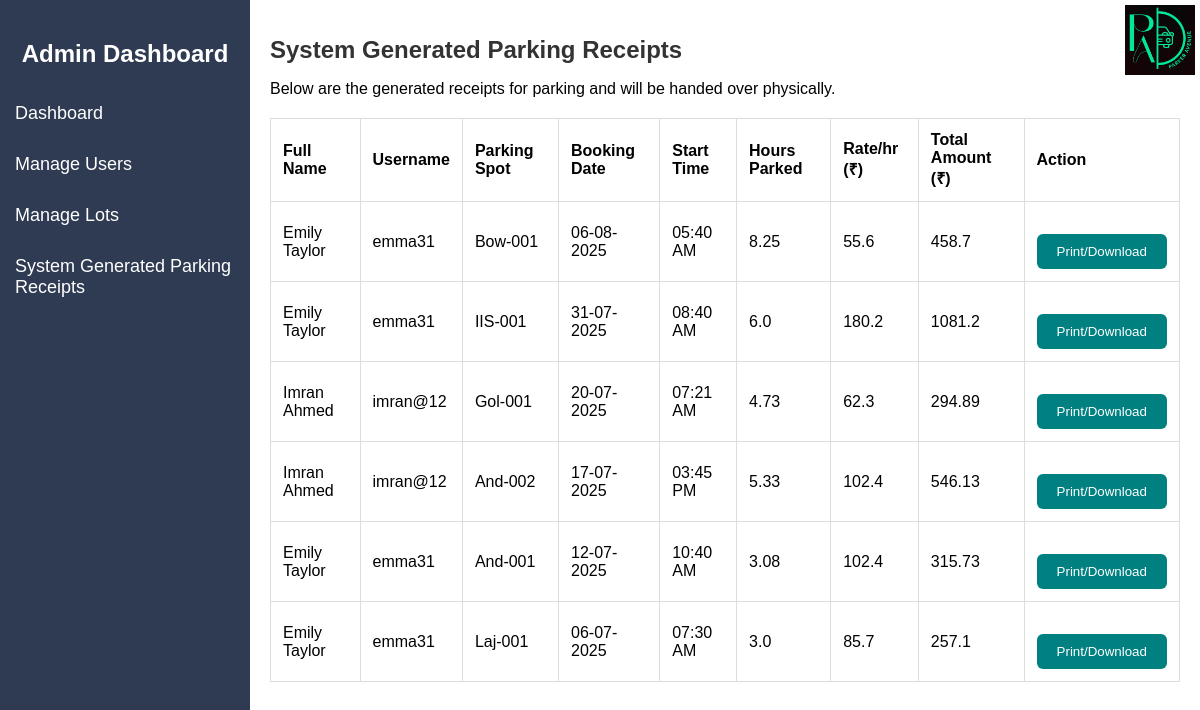
Before: /receipts (signed in) with the older database file.
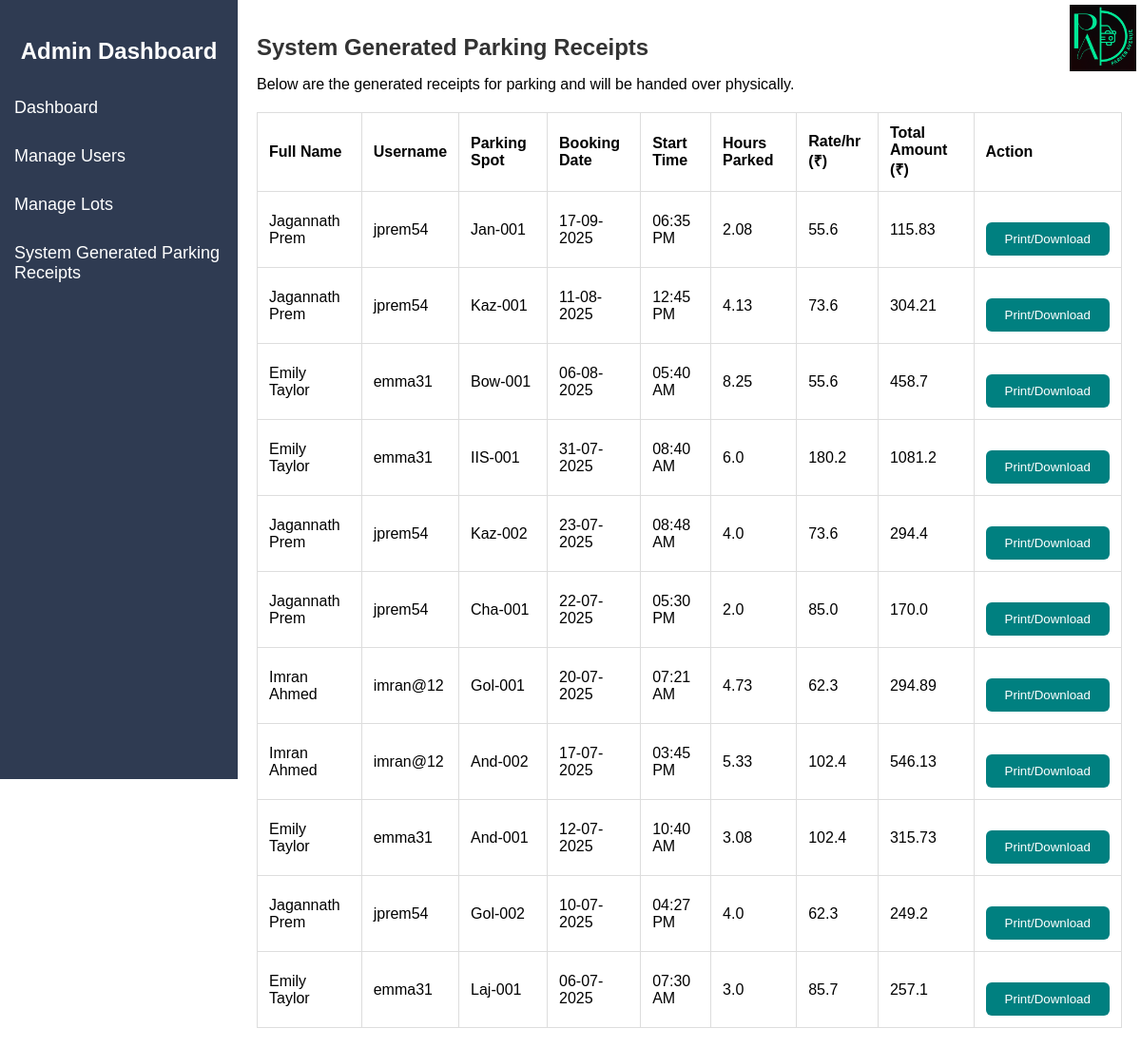
After: the same page with the newer database file.
### models.py (models this page shows, shortened)
class User(db.Model):
    id = db.Column(db.Integer, primary_key=True)
    username = db.Column(db.String(80), unique=True, nullable=False)
    fullname = db.Column(db.String(100), nullable=True)
    email = db.Column(db.String(120), unique=True, nullable=False)
    password = db.Column(db.String(50), nullable=False)
    dob = db.Column(db.Date, nullable=True)
    state = db.Column(db.String(50), nullable=True)
    is_admin = db.Column(db.Boolean, default=False)
    is_banned = db.Column(db.Boolean, default=False)
    reservations = db.relationship('Reservation', backref='user', lazy=True)

class ParkingSpot(db.Model):
    id = db.Column(db.Integer, primary_key=True)
    lot_id = db.Column(db.Integer, db.ForeignKey('parking_lot.id'), nullable=False)
    status = db.Column(db.String(1), default='A')  # A = Available, O = Occupied
    spot_number = db.Column(db.String(10), nullable=False)
    reservation = db.relationship('Reservation', backref='spot', uselist=False)

class Reservation(db.Model):
    id = db.Column(db.Integer, primary_key=True)
    spot_id = db.Column(db.Integer, db.ForeignKey('parking_spot.id'), nullable=False)
    user_id = db.Column(db.Integer, db.ForeignKey('user.id'), nullable=False)
    vehicle_id = db.Column(db.Integer, db.ForeignKey('vehicle.id'), nullable=True)
    parking_timestamp = db.Column(db.DateTime, default=datetime.utcnow)
    leaving_timestamp = db.Column(db.DateTime, nullable=True)
    cost_per_hour = db.Column(db.Float, nullable=False)
    total_cost = db.Column(db.Float, default=0.0)
    status = db.Column(db.String(20), default='Pending')

### app.py (the view)
@app.route('/receipts')
@admin_required
def receipts():
    reservations = Reservation.query.filter(
        Reservation.leaving_timestamp.isnot(None), Reservation.status!="Cancelled"
    ).order_by(Reservation.leaving_timestamp.desc()).all()
    receipts = []
    for r in reservations:
        receipts.append({
            'id': r.id,
            'username': r.user.username,
            'fullname': r.user.fullname,
            'parking_spot': r.spot.spot_number,
            'booking_date': r.parking_timestamp.strftime('%d-%m-%Y'),
            'start_time': r.parking_timestamp.strftime('%I:%M %p'),
            'hours_parked': round((r.leaving_timestamp - r.parking_timestamp).total_seconds() / 3600, 2),
            'rate_per_hour': r.cost_per_hour,
            'total_amount': r.total_cost,
        })
    return render_template('receipt.html', receipts=receipts)

### app.py (called while the page is built)
def admin_required(f):
    @wraps(f)
    def decorated_function(*args, **kwargs):
        if not session.get('admin_logged_in'):
            flash('Admin access required', 'danger')
            return redirect(url_for('admin_login'))
        return f(*args, **kwargs)
    return decorated_function

### templates/receipt.html (shortened to what this page needs)
<!DOCTYPE html>
<html lang="en">
<head>
</head>
<body>
    <div class="sidebar">
        <h2>Admin Dashboard</h2>
        <a href="{{ url_for('admin_dashboard') }}">Dashboard</a>
        <a href="{{ url_for('manage_users') }}">Manage Users</a>
        <a href="{{ url_for('manage_lots') }}">Manage Lots</a>
        <a href="{{ url_for('receipts') }}">System Generated Parking Receipts</a>
    </div>
    <div class="main-content">
        <div class="logo-container">
            <img src="{{ url_for('static', filename='../static/images/parker_avenue_logo.png') }}" alt=" ">
        </div>
        <h1>System Generated Parking Receipts</h1>
        <p>Below are the generated receipts for parking and will be handed over physically.</p>
        <table id="receiptTable">
            <thead>
                <tr>
                    <th>Full Name</th>
                    <th>Username</th>
                    <th>Parking Spot</th>
                    <th>Booking Date</th>
                    <th>Start Time</th>
                    <th>Hours Parked</th>
                    <th>Rate/hr (₹)</th>
                    <th>Total Amount (₹)</th>
                    <th class="action-col">Action</th>
                </tr>
            </thead>
            <tbody>
                {% for receipt in receipts %}
                <tr id="receipt-row-{{ receipt.id }}">
                    <td>{{ receipt.fullname }}</td>
                    <td>{{ receipt.username }}</td>
                    <td>{{ receipt.parking_spot }}</td>
                    <td>{{ receipt.booking_date }}</td>
                    <td>{{ receipt.start_time }}</td>
                    <td>{{ receipt.hours_parked }}</td>
                    <td>{{ receipt.rate_per_hour }}</td>
                    <td>{{ receipt.total_amount }}</td>
                    <td class="action-col">
                        <button class="print-btn" onclick="printRow('receipt-row-{{ receipt.id }}')">Print/Download</button>
        </td>
    </tr>
    {% endfor %}
            </tbody>
        </table>
    </div>
</body>
</html>

### templates/receipt.html (style rules this page uses)
body { font-family: Arial, sans-serif; display: flex; margin: 0; }
.sidebar { width: 250px; background-color: #2f3b52; color: #fff; padding-top: 20px; height: 100vh; position: fixed; }
.sidebar h2 { text-align: center; margin-bottom: 20px; }
.sidebar a { color: white; padding: 15px; text-decoration: none; display: block; font-size: 18px; }
.main-content { margin-left: 250px; padding: 20px; width: 100%; }
.main-content h1 { font-size: 24px; color: #333; }
table { width: 100%; border-collapse: collapse; margin-top: 20px; background-color: white; }
th, td { padding: 12px; border: 1px solid #ddd; text-align: left; }
.print-btn { margin-top: 20px; padding: 10px 20px; background-color: teal; color: white; border: none; cursor: pointer; border-radius: 6px; }
.logo-container { position: absolute; top: 5px; right: 5px; text-align: right; }
.logo-container img { height: 70px; width: 70px; }

Changed rows visible on the page:
now on this page (row edited): User: fullname "Jagannath Prem" "Jagannath Prem" "Jagannath Prem" "Jagannath Prem" "Jagannath Prem", username "jprem54" "jprem54" "jprem54" "jprem54" "jprem54"
now on this page (row edited): ParkingSpot: parking_spot "Jan-001"
added Reservation: rate_per_hour "55.6", total_amount "115.83"
now on this page (row edited): ParkingSpot: parking_spot "Kaz-001"
added Reservation: rate_per_hour "73.6", total_amount "304.21"
now on this page (row edited): ParkingSpot: parking_spot "Kaz-002"
added Reservation: rate_per_hour "73.6", total_amount "294.4"
now on this page (row edited): ParkingSpot: parking_spot "Cha-001"
added Reservation: rate_per_hour "85.0", total_amount "170.0"
now on this page (row edited): ParkingSpot: parking_spot "Gol-002"
added Reservation: rate_per_hour "62.3", total_amount "249.2"
Other visible differences:
new list line: "17-09-2025 06:35 PM 2.08 Print/Download"
new list line: "11-08-2025 12:45 PM 4.13 Print/Download"
new list line: "23-07-2025 08:48 AM 4.0 Print/Download"
new list line: "22-07-2025 05:30 PM 2.0 Print/Download"
new list line: "10-07-2025 04:27 PM 4.0 Print/Download"
